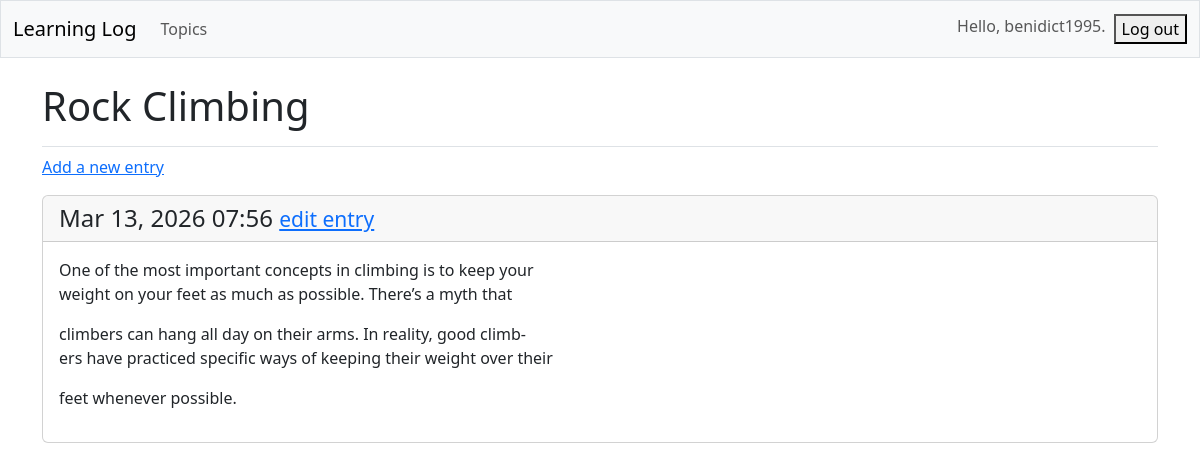
The page /topics/2/ (signed in) on the database its author committed.
### learning_logs/models.py (models this page shows, shortened)
class Topic(models.Model):
    text = models.CharField(max_length=200)
    date_added = models.DateTimeField(auto_now_add=True)
    owner = models.ForeignKey(User, on_delete=models.CASCADE)

class Entry(models.Model):
    topic = models.ForeignKey(Topic, on_delete=models.CASCADE)
    text = models.TextField()
    date_added = models.DateTimeField(auto_now_add=True)
    class Meta:
        verbose_name_plural = 'entries'

### learning_logs/views.py (the view)
# urls.py: path('topics/<int:topic_id>/', views.topic, name='topic'),
@login_required
def topic(request, topic_id):
    topic = Topic.objects.get(id=topic_id)
    if topic.owner != request.user:
        raise Http404
    entries = topic.entry_set.order_by('-date_added')
    context = {'topic': topic, 'entries': entries}
    return render(request, 'learning_logs/topic.html', context)

### ll_project/templates/learning_logs/topic.html
{% extends 'learning_logs/base.html' %}
{% block page_header %}
    <h1>{{ topic.text }}</h1>
{% endblock page_header %}
{% block content %}
    <p>
        <a href="{% url 'learning_logs:new_entry' topic.id %}">Add a new entry</a>
    </p>
    {% for entry in entries %}
        <div class="card mb-3">
            <h4 class="card-header">
                {{ entry.date_added|date:'M d, Y H:i' }}
                <small><a href="{% url 'learning_logs:edit_entry' entry.id %}">
                edit entry</a></small>
            </h4>
            <div class="card-body">{{ entry.text|linebreaks }}</div>
        </div>
    {% empty %}
        <li>No entries have been added yet.</li>
    {% endfor %}
{% endblock content %}

### ll_project/templates/learning_logs/base.html (shortened to what this page needs)
<!doctype html>
<html lang="en">
<head>
    {% load django_bootstrap5 %}
    {% bootstrap_css %}
</head>
<body>
    <nav class="navbar navbar-expand-md navbar-light bg-light mb-4 border">
        <div class="container-fluid">
            <a class="navbar-brand" href="{% url 'learning_logs:index' %}">
            Learning Log</a>
            <div class="collapse navbar-collapse" id="navbarCollapse">
                <ul class="navbar-nav me-auto mb-2 mb-md-0">
                    <li class="nav-item">
                        <a class="nav-link" href="{% url 'learning_logs:topics' %}">
                        Topics</a>
                    </li>
                </ul>
                <ul class="navbar-nav ms-auto mb-2 mb-md-0">
                        {% if user.is_authenticated %}
                            <li class="nav-item">
                                <span class="navbar-text me-2">
                                    Hello, {{ user.username }}.
                                </span>
                            </li>
                            <form action="{% url 'accounts:logout' %}" method='post'>
                                <button name='submit'>Log out</button>
                            </form>
                        {% endif %}
                </ul>
            </div>
        </div>
    </nav>
    <main class="container">
        <div class="pb-2 mb-2 border-bottom">
            {% block page_header %}{% endblock page_header %}
        </div>
        <div>
            {% block content %}{% endblock content %}
        </div>
    </main>
</body>
</html>

### rows shown on the page
Topic: text "Rock Climbing"
Entry: date_added "Mar 13, 2026 07:56", text "One of the most important concepts in climbing is to keep your weight on your feet as much as possible. There’s a myth that climbers can hang all day on their arms. In reality, good climb- ers have practiced specific ways of keeping their weight over their feet whenever possible."

### other values the page prints
{{ user.username }} "benidict1995"
